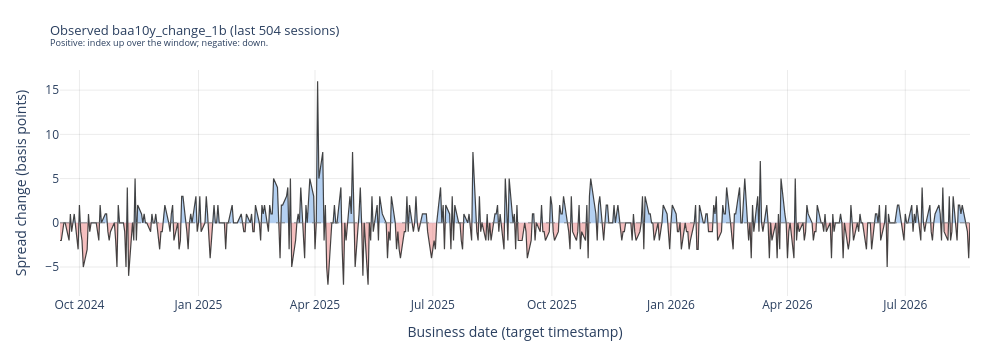

Write notebook code for a chart like this one.
### Code cell
fig = plotly_baa10y_spread_change_recent(svc, n_trading_days=504) # Approximately two years
fig

### Figure 1 — Plotly figure (JSON) as saved in the notebook; plotly's stock layout.template omitted (floating-point values rounded to 4 significant figures; data arrays with more than 128 entries replaced by an {"elided": "..."} marker saying what was removed)
{"data": [{"fill": "tozeroy", "fillcolor": "rgba(42, 120, 214, 0.35)", "hoverinfo": "skip", "mode": "none", "name": "Up", "type": "scatter", "x": {"elided": "656 str values"}, "y": {"elided": "656 float values"}}, {"fill": "tozeroy", "fillcolor": "rgba(227, 73, 72, 0.35)", "hoverinfo": "skip", "mode": "none", "name": "Down", "type": "scatter", "x": {"elided": "656 str values"}, "y": {"elided": "656 float values"}}, {"hovertemplate": "%{x|%Y-%m-%d}<br>%{y:+.2f} bp<extra></extra>", "line": {"color": "rgba(38, 38, 38, 0.85)", "width": 1.2}, "mode": "lines", "name": "baa10y_change_1b", "type": "scatter", "x": {"elided": "504 str values"}, "y": {"elided": "504 float values"}}], "layout": {"height": 350, "hovermode": "x unified", "margin": {"b": 50, "l": 60, "r": 30, "t": 70}, "shapes": [{"line": {"color": "rgb(115, 115, 115)", "dash": "dash", "width": 0.8}, "type": "line", "x0": 0, "x1": 1, "xref": "x domain", "y0": 0, "y1": 0, "yref": "y"}], "showlegend": false, "title": {"font": {"size": 13}, "text": "Observed baa10y_change_1b (last 504 sessions)<br><sup>Positive: index up over the window; negative: down.</sup>"}, "width": 1000, "xaxis": {"gridcolor": "rgba(0, 0, 0, 0.08)", "showgrid": true, "showspikes": true, "spikecolor": "rgba(120, 120, 120, 0.5)", "spikemode": "across", "spikesnap": "cursor", "spikethickness": 1, "title": {"text": "Business date (target timestamp)"}}, "yaxis": {"gridcolor": "rgba(0, 0, 0, 0.08)", "showgrid": true, "title": {"text": "Spread change (basis points)"}}}}
